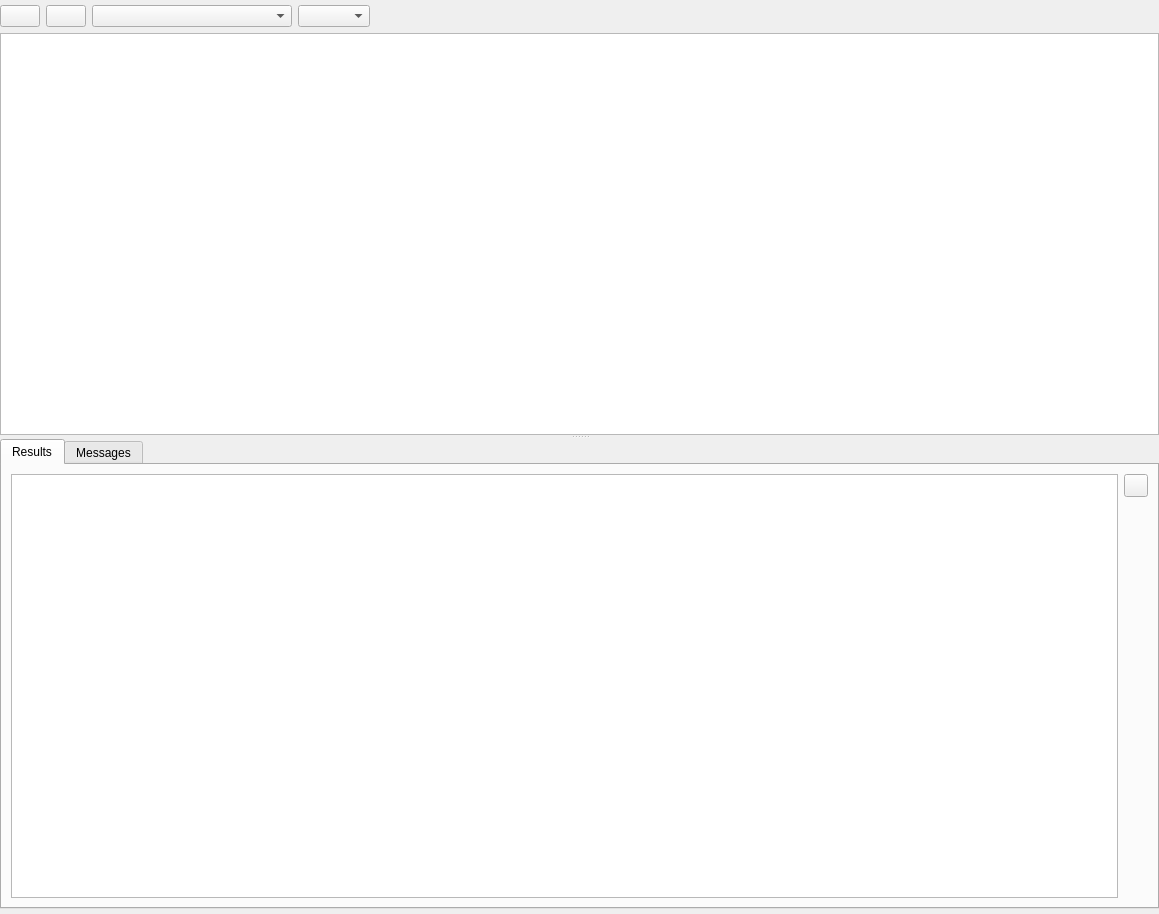
<?xml version="1.0" encoding="UTF-8"?>
<ui version="4.0">
 <class>ConnectionTab</class>
 <widget class="QWidget" name="ConnectionTab">
  <property name="geometry">
   <rect>
    <x>0</x>
    <y>0</y>
    <width>1159</width>
    <height>914</height>
   </rect>
  </property>
  <property name="windowTitle">
   <string>Form</string>
  </property>
  <layout class="QVBoxLayout" name="verticalLayout_2">
   <property name="spacing">
    <number>0</number>
   </property>
   <property name="leftMargin">
    <number>0</number>
   </property>
   <property name="topMargin">
    <number>5</number>
   </property>
   <property name="rightMargin">
    <number>0</number>
   </property>
   <property name="bottomMargin">
    <number>5</number>
   </property>
   <item>
    <widget class="QSplitter" name="splitter">
     <property name="orientation">
      <enum>Qt::Vertical</enum>
     </property>
     <widget class="QWidget" name="layoutWidget">
      <layout class="QVBoxLayout" name="verticalLayout">
       <item>
        <layout class="QHBoxLayout" name="horizontalLayout">
         <item>
          <widget class="QPushButton" name="button_selectionQuery">
           <property name="text">
            <string/>
           </property>
           <property name="icon">
            <iconset theme="run-build">
             <normaloff>.</normaloff>.</iconset>
           </property>
          </widget>
         </item>
         <item>
          <widget class="QPushButton" name="button_runFile">
           <property name="text">
            <string/>
           </property>
           <property name="icon">
            <iconset theme="run-build-file">
             <normaloff>.</normaloff>.</iconset>
           </property>
           <property name="iconSize">
            <size>
             <width>16</width>
             <height>16</height>
            </size>
           </property>
          </widget>
         </item>
         <item>
          <widget class="QComboBox" name="comboBoxConnections">
           <property name="minimumSize">
            <size>
             <width>200</width>
             <height>0</height>
            </size>
           </property>
           <property name="maximumSize">
            <size>
             <width>200</width>
             <height>16777215</height>
            </size>
           </property>
           <property name="sizeAdjustPolicy">
            <enum>QComboBox::AdjustToMinimumContentsLength</enum>
           </property>
          </widget>
         </item>
         <item>
          <widget class="QComboBox" name="comboBoxSyntaxColor"/>
         </item>
         <item>
          <spacer name="horizontalSpacer">
           <property name="orientation">
            <enum>Qt::Horizontal</enum>
           </property>
           <property name="sizeHint" stdset="0">
            <size>
             <width>40</width>
             <height>20</height>
            </size>
           </property>
          </spacer>
         </item>
        </layout>
       </item>
       <item>
        <widget class="CodeEditor" name="codeEditor"/>
       </item>
      </layout>
     </widget>
     <widget class="QTabWidget" name="resultsTabBar">
      <property name="currentIndex">
       <number>0</number>
      </property>
      <widget class="QWidget" name="tab">
       <attribute name="title">
        <string>Results</string>
       </attribute>
       <layout class="QVBoxLayout" name="verticalLayout_3">
        <item>
         <layout class="QHBoxLayout" name="horizontalLayout_2">
          <item>
           <widget class="QTableView" name="resultsGrid"/>
          </item>
          <item>
           <layout class="QVBoxLayout" name="verticalLayout_5">
            <property name="leftMargin">
             <number>0</number>
            </property>
            <property name="topMargin">
             <number>0</number>
            </property>
            <item>
             <widget class="QToolButton" name="button_exportQueryResults">
              <property name="text">
               <string/>
              </property>
              <property name="icon">
               <iconset theme="document-export">
                <normaloff>.</normaloff>.</iconset>
              </property>
             </widget>
            </item>
            <item>
             <spacer name="verticalSpacer">
              <property name="orientation">
               <enum>Qt::Vertical</enum>
              </property>
              <property name="sizeHint" stdset="0">
               <size>
                <width>20</width>
                <height>40</height>
               </size>
              </property>
             </spacer>
            </item>
           </layout>
          </item>
         </layout>
        </item>
       </layout>
      </widget>
      <widget class="QWidget" name="tab_2">
       <attribute name="title">
        <string>Messages</string>
       </attribute>
       <layout class="QVBoxLayout" name="verticalLayout_4">
        <item>
         <widget class="QPlainTextEdit" name="resultsText"/>
        </item>
       </layout>
      </widget>
     </widget>
    </widget>
   </item>
  </layout>
 </widget>
 <customwidgets>
  <customwidget>
   <class>CodeEditor</class>
   <extends>QPlainTextEdit</extends>
   <header>ui/CodeEditor.h</header>
  </customwidget>
 </customwidgets>
 <resources/>
 <connections/>
</ui>
